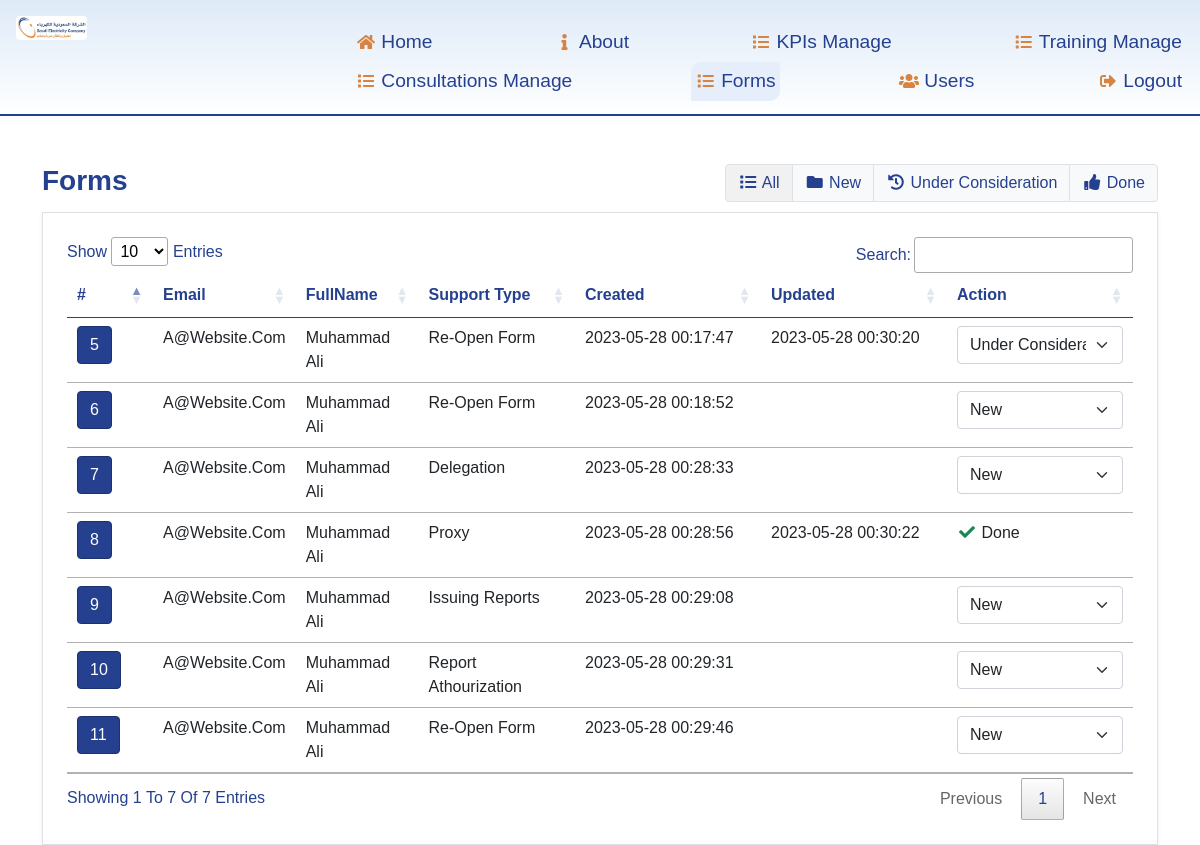
The app's page /forms-manage.php (signed in) with its own data.
### tables this page shows
CREATE TABLE `forms` (
  `id` int(11) NOT NULL,
  `user_id` int(11) NOT NULL,
  `support_type_id` int(11) NOT NULL,
  `form_info` text NOT NULL,
  `status` enum('new','under consideration','done') NOT NULL DEFAULT 'new',
  `created` datetime NOT NULL,
  `updated` datetime DEFAULT current_timestamp() ON UPDATE current_timestamp()
);

CREATE TABLE `users` (
  `id` int(11) NOT NULL,
  `email` varchar(50) NOT NULL,
  `password` varchar(32) NOT NULL,
  `badge_number` int(11) NOT NULL,
  `first_name` varchar(30) NOT NULL,
  `last_name` varchar(30) NOT NULL,
  `lastlogin` datetime DEFAULT NULL
);

CREATE TABLE `support_types` (
  `id` int(11) NOT NULL,
  `support_type` varchar(30) NOT NULL
);

### init.php (called while the page is built, shortened)
<?php
$conn = new mysqli(SERVER_HOST, SERVER_USER, SERVER_PASS, SERVER_DB);
require 'config/functions.php';
require 'config/functions-db.php';
require 'config/functions-queries.php';
$status = get('status');

### config/functions-queries.php (called while the page is built, shortened)
<?PHP
function getForms($where = "1") {
    $sql = "SELECT forms.*, support_types.support_type, users.email, badge_number,  concat(first_name, ' ', last_name)as fullName FROM `forms`
    LEFT JOIN users ON users.id = forms.user_id
    LEFT JOIN support_types ON support_types.id = forms.support_type_id
    Where $where ";
    $result = getRows($sql);
    return ($result)? $result : null;
}

### config/functions-db.php (called while the page is built, shortened)
<?PHP
function getRows($query = "") {
    global $conn;
    $result = ($query) ? $conn->query($query) : NULL;
    $result->fetch_array(MYSQLI_ASSOC);
    $arr = NULL;
    foreach ($result as $row):
        $arr[] = $row;
    endforeach;
    return (isset($arr) && $arr) ? $arr : NULL;
}

### forms-manage.php (the view, shortened to what this page needs)
<?PHP
require_once 'init.php';
include 'views/header.php';
$where = "1";
$where .= ($status)? "  AND forms.status = '$status' " : '';
$forms = getForms($where);
?>
<div class="container">
   <h3 class="title">Forms
   <div class="btn-group float-end" >
         <a href="forms-manage.php" class="btn btn-light border text-main <?=(!$status)? 'bg-light' :''?>"><i class="fa fa-fw fa-list"></i> All</a>
         <a href="forms-manage.php?status=new" class="btn btn-light border text-main <?=($status == 'new')? 'bg-light' :''?>"><i class="fa fa-fw fa-folder"></i> New</a>
         <a href="forms-manage.php?status=under consideration" class="btn btn-light border text-main <?=($status == 'under consideration')? 'bg-light' :''?>"><i class="fa fa-fw fa-history"></i> Under Consideration</a>
         <a href="forms-manage.php?status=done" class="btn btn-light border text-main <?=($status == 'done')? 'bg-light' :''?>"><i class="fa fa-fw fa-thumbs-up"></i> Done </a>
      </div>
   </h3>
   <div class="bg-white border shadow-sm p-4 ">
      <table class="table table-hover" id="kpis-table">
         <thead>
            <tr class="text-main">
               <th width="50">#</th>
               <th>Email</th>
               <th>FullName</th>
               <th>Support Type</th>
               <th width="150">Created</th>
               <th width="150">Updated</th>
               <th width="150">Action</th>
            </tr>
         </thead>
         <tbody>
            <?PHP
            if($forms):
            foreach ($forms as $form) {
               $i++; ?>
               <tr>
                  <td>
                    <a class="btn btn-main" href="form-info.php?id=<?= $form['id'] ?>"> <?= $form['id'] ?></a>
                  </td>
                  <td>
                  <?= $form['email'] ?>
                  </td>
                  <td>
                     <?= $form['fullName'] ?>
                  </td>
                  <td>
                     <?= $form['support_type'] ?>
                  </td>
                  <td><?= $form['created'] ?></td>
                  <td><?= $form['updated'] ?></td>
                  <td>
                  <?PHP if($form['status'] != 'done'){?>
                     <select class="form-select" onchange="window.location='forms-manage.php?id=<?= $form['id'] ?>&status='+this.value">
                     <?PHP if($form['status'] == 'new'){?>
                        <option value="new">New</option>
                        <?PHP }?>
                        <option value="under consideration">Under Consideration</option>
                     </select>
                     <?PHP }else{
                        echo getStatusIcon('done', true);
                        }?>
                  </td>
               </tr>
            <?PHP } endif; ?>
         </tbody>
      </table>
   </div>
</div>
<?PHP include 'views/footer.php' ?>

### config/functions.php (shortened to what this page needs)
<?php
function _ucwords($text, $sp = '_')
{
    $str = str_replace($sp, " ", $text);
    return ucwords($str);
}
function getStatusIcon($status = "false", $withName = "")
{
    $color = "";
    $icon = "";
    switch ($status):
        case 'done':
        case 'active':
        case 'paid':
            $color = 'success';
            $icon = 'check';
            break;
    endswitch;
    if ($withName) {
        return "<i class='text-" . $color . " fa fa-fw fa-" . $icon . "'></i> " . _ucwords($status);
    } else {
        return "<i class='text-" . $color . " fa fa-fw fa-" . $icon . "'></i>";
    }
}

### assets/css/Style.css (style rules this page uses)
:root { --peru: #EC8033; --black: #222; --white: #fff; --light-black: #666; --light-white: #ccc; --light-bg: #f5f5f5; --dark-bg: rgba(0, 0, 0, .7); --border: .1rem solid #aaa; --box-shadow: 0 .5rem 1rem rgba(0, 0, 0, .1); }
a { text-decoration: none !important; }
* { font-family: SEC_GE_Light, SEC_GE_Light, Geneva, sans-serif; font-size: 16px; margin: 0; padding: 0; box-sizing: border-box; outline: none; border: none; text-decoration: none; transition: all 0.4s cubic-bezier(.43, 1.1, .62, 1.08); text-transform: capitalize; }
html { overflow-x: hidden; scroll-behavior: smooth; scroll-padding-top: 6rem; }
body { color: #25408f !important; }
.text-main { color: #25408F !important; }
.btn-main { color: #fff !important; background-color: #25408F !important; border-color: #1c3170 !important; }
.bg-light { background-color: #F1F1F1 !important; }
.title { margin-top:3rem!important; margin-bottom: 15px; font-weight: bold; color: #25408F !important; }

### records on screen
forms: id "5", user.email "A@website.com", fullName "Muhammad Ali", support_type.support_type "Re-Open Form", created "2023-05-28 00:17:47", updated "2023-05-28 00:30:20", id "Under Consideration"
forms: id "6", user.email "A@website.com", fullName "Muhammad Ali", support_type.support_type "Re-Open Form", created "2023-05-28 00:18:52", status+id "New"
forms: id "7", user.email "A@website.com", fullName "Muhammad Ali", support_type.support_type "Delegation", created "2023-05-28 00:28:33", status+id "New"
forms: id "8", user.email "A@website.com", fullName "Muhammad Ali", support_type.support_type "Proxy", created "2023-05-28 00:28:56", updated "2023-05-28 00:30:22", status "Done"
forms: id "9", user.email "A@website.com", fullName "Muhammad Ali", support_type.support_type "Issuing Reports", created "2023-05-28 00:29:08", status+id "New"
forms: id "10", user.email "A@website.com", fullName "Muhammad Ali", support_type.support_type "Report Athourization", created "2023-05-28 00:29:31", status+id "New"
forms: id "11", user.email "A@website.com", fullName "Muhammad Ali", support_type.support_type "Re-Open Form", created "2023-05-28 00:29:46", status+id "New"
